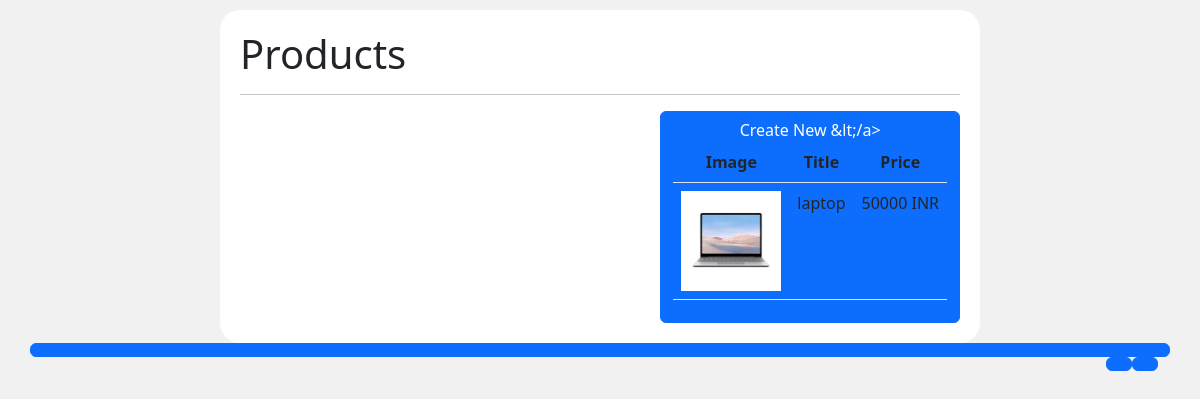
The app's page /payment/products.php with its own data.
### tables this page shows
CREATE TABLE `products` (
  `pid` int(11) NOT NULL,
  `title` varchar(355) DEFAULT NULL,
  `price` varchar(20) DEFAULT NULL,
  `image` varchar(255) DEFAULT NULL
);

### payment/products.php (the view, shortened to what this page needs)
<?php require_once("config.php");?>
<!DOCTYPE html>
<html>
<head>
<link href="https://cdn.jsdelivr.net/npm/bootstrap@5.2.2/dist/css/bootstrap.min.css" rel="stylesheet">
<link rel="stylesheet" a href="css/style.css" />
</head>
<body>
<div class="container">
	<div class="row">
		<div class="col-sm-2"></div>
		<div class="col-sm-8 form-container">
				<h1>Products</h1>
				<hr>
				<a href="create-product.php" class="btn btn-primary" style="float:right;">Create New &amp;lt;/a>
				<table class="table">
					<tr>
						<th>Image</th>
						<th>Title</th>
						<th>Price</th>
					</tr>
				<?php
					 $sql="SELECT * from products order by pid DESC";
         $stmt = $db->prepare($sql);
           $stmt->execute();
           $rows=$stmt->fetchAll();
           foreach ($rows as $row) {
           echo '<tr>
              <td><img src="uploads/'.$row['image'].'" height="100"></td>
               <td>'.$row['title'].'</td>
               <td>'.$row['price'].' INR</td>
           </tr>';
           }
				?>
		</table>
		</div>
	</div>
</div>
</body>
</html>

### payment/css/style.css (style rules this page uses)
body { background-color: #f1f1f1; }
.form-container { padding: 20px; border-radius: 20px; background-color: #fff; margin-top: 10px; }

### records on screen
products: image (picture), title "laptop", price "50000"
